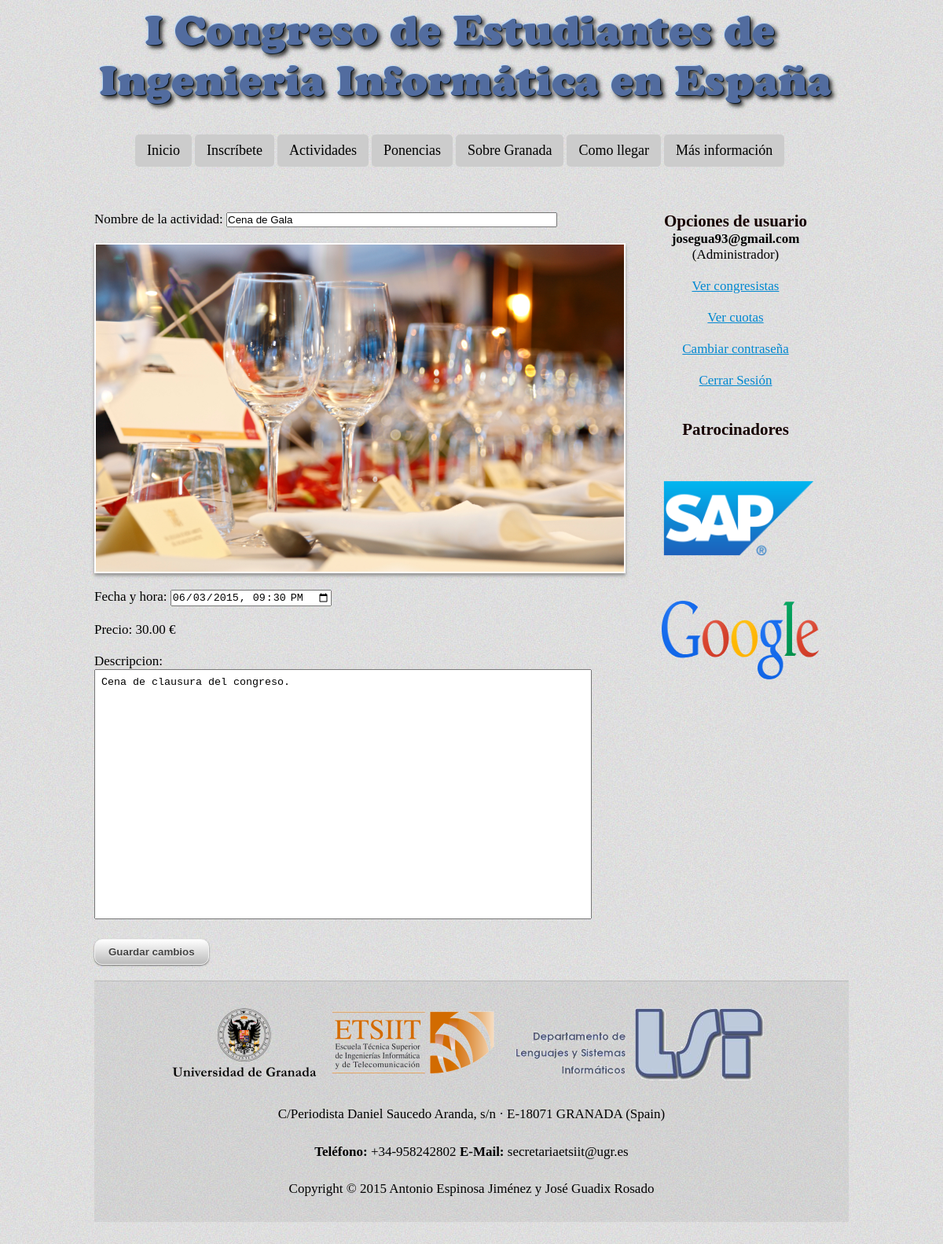
The app's page /index.php?seccion=editar_actividad&id=3 (signed in) with its own data.
### tables this page shows
CREATE TABLE IF NOT EXISTS `actividad` (
`id_actividad` int(10) unsigned NOT NULL,
  `nombre_actividad` varchar(50) NOT NULL,
  `fecha_hora` datetime NOT NULL,
  `descripcion` varchar(2000) NOT NULL,
  `url_foto` varchar(50) NOT NULL,
  `importe` decimal(4,2) NOT NULL
);

### php/conexion_bd.php (called while the page is built, shortened)
<?php
function conexionBD($pregunta) {
    $conexion = mysql_connect('localhost', 'root');
    $resultado = mysql_query($pregunta, $conexion);
    return $resultado;
}
?>

### php/content.php (called while the page is built, shortened)
<?php
switch ($seccion) {
    case "detalle_ponencia":
    case "detalle_visita":
    case "actividades":
    case "inscribete":
    case "hoteles":
    case "editar_actividad":
    case "ficha_inscripcion":
        $direccion = './php/' . $seccion . '.php';
        break;
}
include $direccion;
?>

### php/editar_actividad.php (the view, shortened to what this page needs)
<?php
include_once 'conexion_bd.php';
$consulta = 'SELECT * FROM actividad WHERE id_actividad=' . $_GET['id'];
$resultado = conexionBD($consulta);
if ($resultado) {
    $fila = mysql_fetch_array($resultado);
    if ($fila) {
        echo '<form action="php/modificar_actividad.php" method="post">';
        echo '<label for="nombre_actividad">Nombre de la actividad: </label>';
        echo '<input type="text" id="nombreactividad" name="nombre_actividad" maxlength="50" size="50" value="' . $fila['nombre_actividad'] . '" required />';
        echo "<br><br><img class='centrada borde_blanco' src=" . $fila['url_foto'] . " title='Imagen de la actividad' alt='Imagen de la actividad' />";
        echo '<label for="fecha_hora">Fecha y hora: </label>';
        $fecha_hora = str_replace(" ", "T", $fila['fecha_hora']);
        echo '<input type="datetime-local" id="fecha_hora" name="fecha_hora" value="' . $fecha_hora . '" required /><br><br>';
        echo 'Precio: ' . $fila['importe'] . ' €<br><br>';
        echo '<label for="descripcion">Descripcion: </label><br>';
        echo '<textarea id="text_area_descripcion" name="descripcion" rows="20" cols="75" maxlength="2000" required>' . $fila['descripcion'] . '</textarea><br><br>';
        echo '<button class="submit" type="submit">Guardar cambios</button>';
        echo '</form>';
    }
} else {
    echo '<script>
            alert("Error al cargar la actividad.");
            location.href= " ' . $_SERVER['HTTP_REFERER'] . '";
        </script>';
}
?>

### css/styles.css (style rules this page uses)
* { margin: 0; padding: 0; text-align: justify; }
body { font-family: 'Gentium Basic', serif; font-size: 17px; background: url(../images/siteBackground.jpg) repeat; color: black; }
h2 { font-size: 21px; color: #160000; }
.borde_blanco { max-width: 100%; display: block; border: 2px solid #FFFFFF; box-shadow: 0px 3px 4px 0px #939393; }
.centrada { margin: auto; margin-bottom: 20px; }
textarea { padding:8px; resize: none; }
.barraDerecha h2 { text-align: center; }
.barraDerecha img { margin: 50px 20px 0 50px; max-width: 80%; max-height: 100px; }
button.submit { padding: 9px 17px; font-weight: bold; line-height: 1; color: #444; border: none; text-shadow: 0 1px 1px rgba(255, 255, 255, 0.85); background-image: -webkit-gradient(linear, 0% 0%, 0% 100%, from(#fff), to(#bbb)); background-image: -moz-linear-gradient(0% 100% 90deg, #BBBBBB, #FFFFFF); background-color: #fff; border: 1px solid #f1f1f1; border-radius: 10px; box-shadow: 0 1px 2px rgba(0, 0, 0, 0.5); }

### records on screen
actividad: nombre_actividad "Cena de Gala", url_foto (picture), fecha_hora "06/03/2015 21:30", importe "30.00", descripcion "Cena de clausura del congreso."

### other values on screen
$_SESSION['mail'] "josegua93@gmail.com"
$_SESSION['tipo_usuario'] "Administrador"
